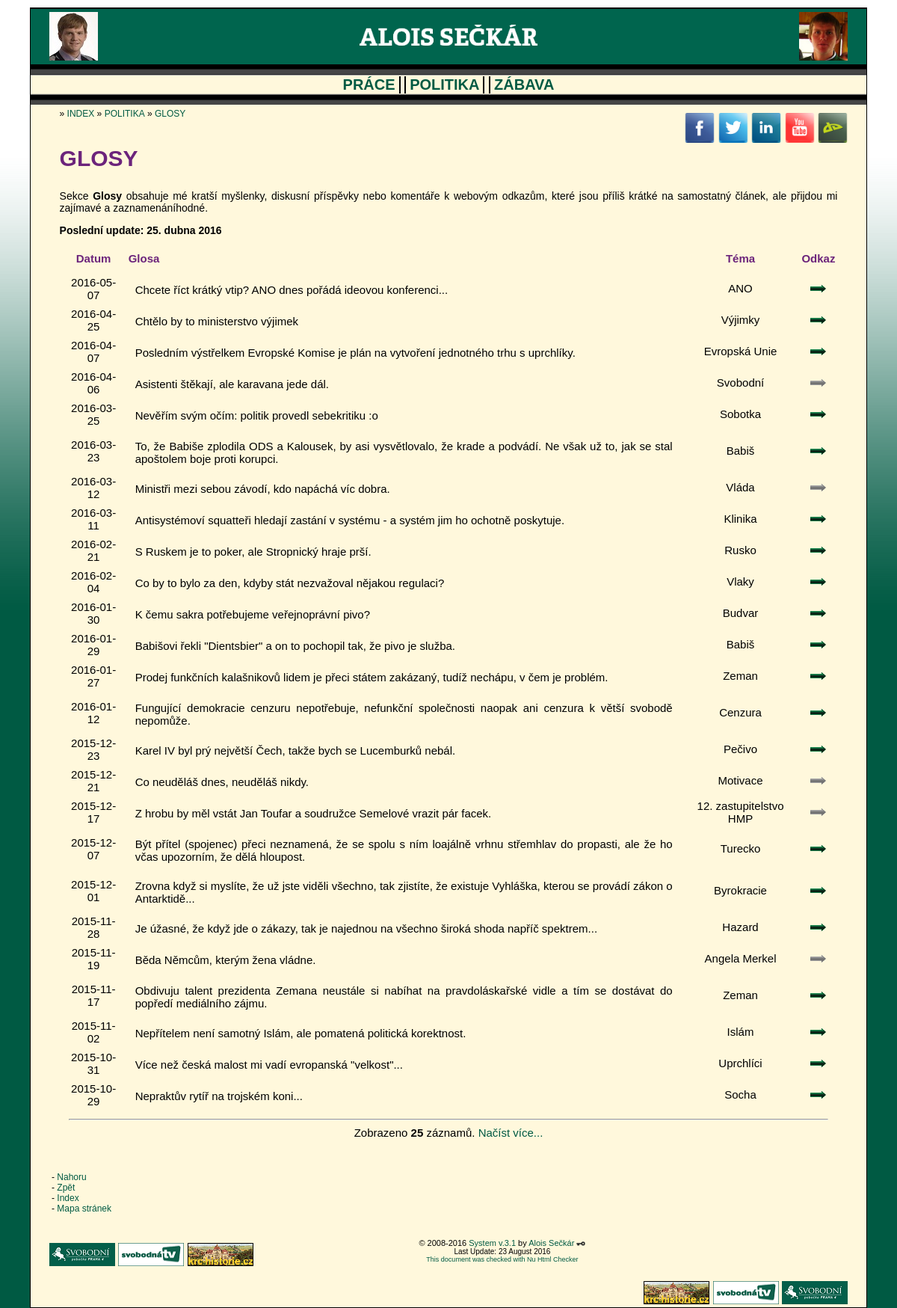
The app's page /politics-quotes with its own data.
### tables this page shows
CREATE TABLE IF NOT EXISTS `elrh_main` (
  `var` varchar(25) NOT NULL,
  `dscr` varchar(100) NOT NULL,
  `value` varchar(100) NOT NULL
);

CREATE TABLE IF NOT EXISTS `elrh_quotes` (
  `id` int(11) NOT NULL,
  `date` date NOT NULL,
  `content` text NOT NULL,
  `topic` varchar(50) NOT NULL,
  `link` varchar(200) NOT NULL DEFAULT 'null'
);

### index.php (called while the page is built, shortened)
<?php
$controller = new ELRHPageController();
if (!empty($_GET["page"])) {
	$page = $_GET["page"];
}
$controller->resolvePath(mb_strtolower($page, 'UTF-8'));
$controller->prepareData();
$controller->renderPage();
?>

### web/scripts/page-data/elrh_data_helper.php (called while the page is built)
<?php
class ELRHDataHelper {
	public static function retrieveArray($mysqli, $query) {
		$result = $mysqli->query($query);
	    $i = 0;
		while ($current = $result->fetch_array()) {
			$array[$i] = $current;
			$i++;
		}
		if (isset($array)) {
			return $array;
		} else {
			return null;
		}
	}
	public static function retrieveRow($mysqli, $query) {
		$result = $mysqli->query($query." LIMIT 1");
	    $row = $result->fetch_array();
		if (isset($row)) {
			return $row;
		} else {
			return null;
		}
	}
}

### web/scripts/page-data/elrh_politics-quotes_data.php (called while the page is built, shortened)
<?php
class ELRHPageData {
	public static function prepareData($item, $mysqli) {
		$data["title"] = "Alois Sečkár - Glosy";
		include_once getcwd().'/web/scripts/page-data/elrh_data_helper.php';
		if (is_numeric($item)) {
			$data["limit"] = $item;
		} else {
			$data["limit"] = 25;
		}
		$data["last"] = ELRHDataHelper::retrieveRow($mysqli, "SELECT value FROM elrh_main WHERE var='last_quote'");
		$data["quotes"] = ELRHDataHelper::retrieveArray($mysqli, "SELECT date, content, topic, link FROM elrh_quotes ORDER BY date DESC LIMIT ".$data["limit"]);
		$data["total"] = ELRHDataHelper::retrieveRow($mysqli, "SELECT count(id) AS entries FROM elrh_quotes");
		return $data;
	}
}

### web/scripts/page-content/elrh_politics-quotes_content.php (the view)
<?php
class ELRHPageContentRenderer {
	public static function renderContent($page_data) {
	    echo '<h1>GLOSY</h1>'.PHP_EOL;
		echo '<p>'.PHP_EOL;
			echo 'Sekce <strong>Glosy</strong> obsahuje mé kratší myšlenky, diskusní příspěvky nebo komentáře k&nbsp;webovým odkazům, které jsou příliš krátké na samostatný článek, ale přijdou mi zajímavé a&nbsp;zaznamenáníhodné.'.PHP_EOL;
		echo '</p>'.PHP_EOL;
		echo '<p>'.PHP_EOL;
		echo '<strong>Poslední update: '.$page_data["last"]["value"].'</strong>'.PHP_EOL;
		echo '</p>'.PHP_EOL;
		echo '<table>'.PHP_EOL;
			echo '<tr>'.PHP_EOL;
				echo '<th>Datum</th>'.PHP_EOL;
				echo '<th class="left">Glosa</th>'.PHP_EOL;
				echo '<th>Téma</th>'.PHP_EOL;
				echo '<th>Odkaz</th>'.PHP_EOL;
			if (!empty($page_data["quotes"])) {
				foreach ($page_data["quotes"] as $row) {
					echo '<tr>'.PHP_EOL;
						echo '<td>'.$row["date"].'</td>'.PHP_EOL;
						echo '<td class="justify">'.$row["content"].'</td>'.PHP_EOL;
						echo '<td>'.$row["topic"].'</td>'.PHP_EOL;
						if ($row["link"]!="null") {
							echo '<td><a href="'.$row["link"].'" title="K odkazu"><img src="/web/skin/left_arrow.png" title="K odkazu" alt="K odkazu" height="10" /></a></td>'.PHP_EOL;
						} else {
							echo '<td><img src="/web/skin/gray_arrow.png" title="Bez odkazu" alt="Bez odkazu" height="10" /></td>'.PHP_EOL;
						}
					echo '</tr>'.PHP_EOL;
				}
				echo '<tr><td colspan="4"><hr />'.PHP_EOL;
					if ($page_data["total"]["entries"]>$page_data["limit"]) {
						$new_limit = $page_data["limit"] + 25;
						echo 'Zobrazeno <strong>'.$page_data["limit"].'</strong> záznamů. <a href="/politics-quotes/'.$new_limit.'" title="Načíst více...">Načíst více...</a>';
					} else {
						echo 'Zobrazeno <strong>'.$page_data["total"]["entries"].'</strong> záznamů.'.PHP_EOL;
					}
				echo '</td></tr>'.PHP_EOL;
			} else {
				echo '<tr>'.PHP_EOL;
					echo '<td colspan="4">Nenalezeny žádné příspěvky</td>'.PHP_EOL;
				echo '</tr>'.PHP_EOL;
			}
		echo '</table>'.PHP_EOL;
	}
}

### elrh_css.css (style rules this page uses)
a { text-decoration: none }
a:link { color: #005a43; }
table { margin: 0px auto; }
th { text-align: center; color: #6C247B; padding-top: 5px; padding-bottom: 12px; }
th.left { text-align: left; }
td { text-align: center; padding-left: 10px; padding-right: 10px; padding-bottom: 5px; }
td.justify { padding: 10px; text-align: justify; }
p { font-size: 14px; }
body { font-family: 'Arial'; background-image: url('web/skin/body_bg.png'); background-repeat: repeat-x; background-color: #005a43; }
h1 { color: #6C247B; font-size: 30px; }

### records on screen
elrh_main: value "25. dubna 2016"
elrh_quotes: date "2016-05-07", content "Chcete říct krátký vtip? ANO dnes pořádá ideovou konferenci...", topic "ANO"
elrh_quotes: date "2016-04-25", content "Chtělo by to ministerstvo výjimek", topic "Výjimky"
elrh_quotes: date "2016-04-07", content "Posledním výstřelkem Evropské Komise je plán na vytvoření jednotného trhu s uprchlíky.", topic "Evropská Unie"
elrh_quotes: date "2016-04-06", content "Asistenti štěkají, ale karavana jede dál.", topic "Svobodní"
elrh_quotes: date "2016-03-25", content "Nevěřím svým očím: politik provedl sebekritiku :o", topic "Sobotka"
elrh_quotes: date "2016-03-23", content "To, že Babiše zplodila ODS a Kalousek, by asi vysvětlovalo, že krade a podvádí. Ne však už to, jak se stal apoštolem boje proti korupci.", topic "Babiš"
elrh_quotes: date "2016-03-12", content "Ministři mezi sebou závodí, kdo napáchá víc dobra.", topic "Vláda"
elrh_quotes: date "2016-03-11", content "Antisystémoví squatteři hledají zastání v systému - a systém jim ho ochotně poskytuje.", topic "Klinika"
elrh_quotes: date "2016-02-21", content "S Ruskem je to poker, ale Stropnický hraje prší.", topic "Rusko"
elrh_quotes: date "2016-02-04", content "Co by to bylo za den, kdyby stát nezvažoval nějakou regulaci?", topic "Vlaky"
elrh_quotes: date "2016-01-30", content "K čemu sakra potřebujeme veřejnoprávní pivo?", topic "Budvar"
elrh_quotes: date "2016-01-29", content "Babišovi řekli \"Dientsbier\" a on to pochopil tak, že pivo je služba.", topic "Babiš"
elrh_quotes: date "2016-01-27", content "Prodej funkčních kalašnikovů lidem je přeci státem zakázaný, tudíž nechápu, v čem je problém.", topic "Zeman"
elrh_quotes: date "2016-01-12", content "Fungující demokracie cenzuru nepotřebuje, nefunkční společnosti naopak ani cenzura k větší svobodě nepomůže.", topic "Cenzura"
elrh_quotes: date "2015-12-23", content "Karel IV byl prý největší Čech, takže bych se Lucemburků nebál.", topic "Pečivo"
elrh_quotes: date "2015-12-21", content "Co neuděláš dnes, neuděláš nikdy.", topic "Motivace"
elrh_quotes: date "2015-12-17", content "Z hrobu by měl vstát Jan Toufar a soudružce Semelové vrazit pár facek.", topic "12. zastupitelstvo HMP"
elrh_quotes: date "2015-12-07", content "Být přítel (spojenec) přeci neznamená, že se spolu s ním loajálně vrhnu střemhlav do propasti, ale že ho včas upozorním, že dělá hloupost.", topic "Turecko"
elrh_quotes: date "2015-12-01", content "Zrovna když si myslíte, že už jste viděli všechno, tak zjistíte, že existuje Vyhláška, kterou se provádí zákon o Antarktidě...", topic "Byrokracie"
elrh_quotes: date "2015-11-28", content "Je úžasné, že když jde o zákazy, tak je najednou na všechno široká shoda napříč spektrem...", topic "Hazard"
elrh_quotes: date "2015-11-19", content "Běda Němcům, kterým žena vládne.", topic "Angela Merkel"
elrh_quotes: date "2015-11-17", content "Obdivuju talent prezidenta Zemana neustále si nabíhat na pravdoláskařské vidle a tím se dostávat do popředí mediálního zájmu.", topic "Zeman"
elrh_quotes: date "2015-11-02", content "Nepřítelem není samotný Islám, ale pomatená politická korektnost.", topic "Islám"
elrh_quotes: date "2015-10-31", content "Více než česká malost mi vadí evropanská \"velkost\"...", topic "Uprchlíci"
elrh_quotes: date "2015-10-29", content "Nepraktův rytíř na trojském koni...", topic "Socha"

### other values on screen
$page_nav["name"] "POLITIKA"
$subpage_nav["name"] "GLOSY"
$page_data["limit"] "25"
$version "3.1"
$update "23 August 2016"
